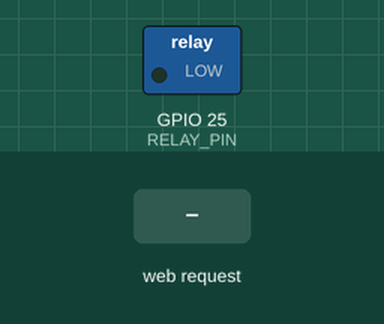
This sketch was run on a simulated ESP32. Parts: switched loads named in the sketch (green lamp = pin HIGH). The test bench sets the inputs (shaded band). WiFi joins after 1.5 s; servers stay silent unless stated; what the sketch prints to the serial monitor is not drawn.

Above: at 2.7 s.
2.8 s: HTTP request GET /toggle-relay received
At 3.7 s:
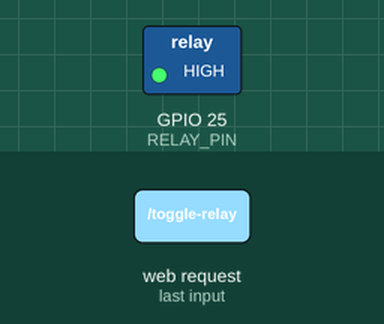
Timing chart, 0 to 5.8 s (numbered marks = the images above; inputs shaded):
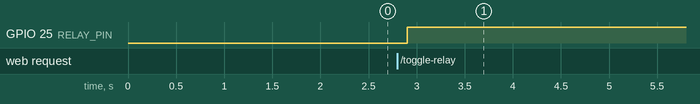

The sketch:

webserverRelay.ino
```cpp
    #include <WiFi.h>
    #include <WebServer.h>
    #include <ArduinoJson.h>

    #define RELAY_PIN 25  // Röle pin tanımı

    const char* ssid = "WIFI";      // WiFi ağ adınız
    const char* password = "PASSWORD";  // WiFi şifreniz

    bool relayState = false;  // Röle durumu için değişken
    // Set web server port number to 80
    WebServer server(80);

    // HTML content
    const char* html_content = R"rawliteral(
    <!DOCTYPE html>
    <html lang="tr">
    <head>
        <meta charset="UTF-8">
        <meta name="viewport" content="width=device-width, initial-scale=1.0">
        <title>Aydınlatma Kontrol Paneli</title>
        <style>
            body {
                font-family: Arial, sans-serif;
                display: flex;
                justify-content: center;
                align-items: center;
                min-height: 100vh;
                margin: 0;
                background-color: #f0f0f0;
            }
            .container {
                background-color: white;
                padding: 20px;
                border-radius: 8px;
                box-shadow: 0 2px 4px rgba(0,0,0,0.1);
                text-align: center;
            }
            .button {
                background-color: #4CAF50;
                border: none;
                color: white;
                padding: 15px 32px;
                text-align: center;
                text-decoration: none;
                display: inline-block;
                font-size: 16px;
                margin: 4px 2px;
                cursor: pointer;
                border-radius: 4px;
            }
            .status {
                margin: 20px 0;
                font-size: 24px;
            }
        </style>
    </head>
    <body>
        <div class="container">
            <h1>Aydınlatma Kontrol</h1>
            <div class="status">Durum: <span id="relay-status">Kapalı</span></div>
            <button class="button" onclick="toggleRelay()">Aç/Kapat</button>
        </div>
        <script>
            function toggleRelay() {
                fetch('/toggle-relay')
                    .then(response => response.json())
                    .then(data => {
                        if(data.success) {
                            document.getElementById('relay-status').textContent =
                                data.state ? 'Açık' : 'Kapalı';
                        }
                    })
                    .catch(error => {
                        console.error('Bağlantı hatası:', error);
                        alert('Bağlantı hatası oluştu!');
                    });
            }
        </script>
    </body>
    </html>
    )rawliteral";


    void controlRelay(bool state) {
        relayState = state;
        digitalWrite(RELAY_PIN, state ? HIGH : LOW);
        Serial.println(state ? "Işıklar açıldı" : "Işıklar kapandı");
    }

    void setup() {
        Serial.begin(115200);
        pinMode(RELAY_PIN, OUTPUT);

    //digitalWrite(DHT11_LED_PIN,HIGH);
    //digitalWrite(DS18B20_LED_PIN,HIGH);
    // WiFi bağlantısı
    WiFi.begin(ssid, password);
    Serial.print("WiFi bağlanıyor");
    while (WiFi.status() != WL_CONNECTED) {
        delay(500);
        Serial.print(".");
    }
    Serial.println("");
    Serial.println("WiFi bağlandı");
    Serial.println("IP adresi: ");
    Serial.println(WiFi.localIP());


    // Web sunucusu rotaları
    server.on("/", HTTP_GET, []() {
        server.send(200, "text/html; charset=utf-8", html_content);
    });

    // Röle durumunu değiştirme endpoint'i
    server.on("/toggle-relay", HTTP_GET, []() {
        StaticJsonDocument<200> doc;

        // Röle durumunu tersine çevir
        relayState = !relayState;
        controlRelay(relayState);

        doc["success"] = true;
        doc["state"] = relayState;

        String response;
        serializeJson(doc, response);
        server.send(200, "application/json", response);
    });

    server.begin();
    Serial.println("HTTP sunucusu başlatıldı");
    }

    void loop() {
    server.handleClient();

    delay(200);
    }
```

Measured:
- after the input at 2.8 s, GPIO 25 (RELAY_PIN): LOW → HIGH after 0.10 s
